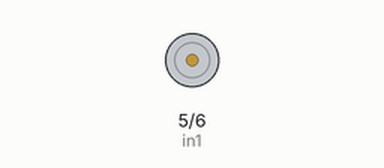
The sketch below on a simulated Arduino Uno, built with avr-gcc and run on an emulated ATmega328P. Parts: motor-driver pin pairs drawn as motors (green arrow = first pin HIGH = forward, orange = second pin HIGH = backward, longer = more drive, scaled by the enable pin).

Above: at 0.5 s.
At 1.5 s:
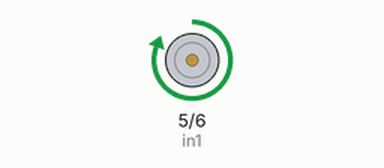
At 5.5 s:
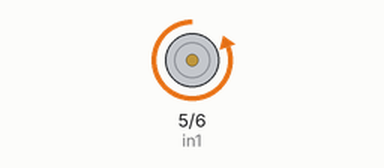
Timing chart, 0 to 6.9 s (numbered marks = the images above):
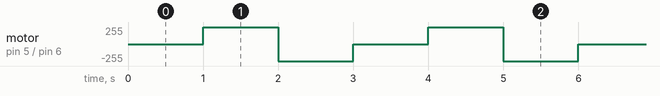

Measured:
- by itself, motor on pin 5 (in1) / pin 6 (in2): repeats every 3.0 s: backward 255/255 1.0 s, stopped 1.0 s, forward 255/255 1.0 s

The sketch:

Motor.ino
```cpp
const int enA = 7; //Enable A motor pin
const int in1 = 5; //Set CW pin to 5
const int in2 = 6; //Set CCW pin to 6

void myMotor();

void setup() {
  // put your setup code here, to run once:
  pinMode(enA, OUTPUT);
  pinMode(in1, OUTPUT);
  pinMode(in2, OUTPUT);
  Serial.begin(9600);

}

void loop() {
  // put your main code here, to run repeatedly:
  myMotor();

}
void myMotor()
{

  delay(1000);

  digitalWrite(in1, HIGH);//Clockwise Direction
  digitalWrite(in2, LOW);
  analogWrite(enA, 200);

  delay(1000);


  digitalWrite(in1, LOW);
  digitalWrite(in2, HIGH);

  delay (1000);
  // now turn off motors
  digitalWrite(in1, LOW);
  digitalWrite(in2, LOW);


}
```
